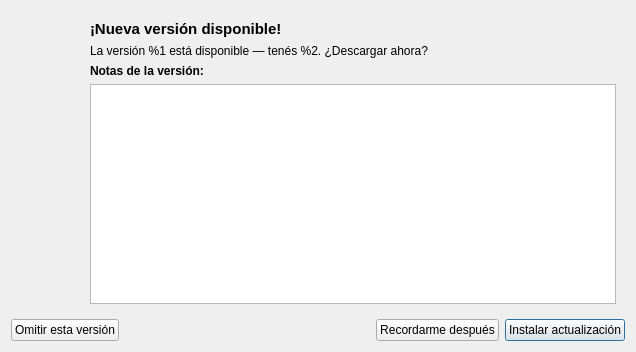
<?xml version="1.0" encoding="UTF-8"?>
<ui version="4.0">
 <class>UpdateAvailableDialog</class>
 <widget class="QDialog" name="UpdateAvailableDialog">
  <property name="geometry">
   <rect>
    <x>0</x>
    <y>0</y>
    <width>636</width>
    <height>352</height>
   </rect>
  </property>
  <property name="windowTitle">
   <string>Actualización disponible</string>
  </property>
  <layout class="QVBoxLayout" name="verticalLayout_3">
   <item>
    <layout class="QHBoxLayout" name="horizontalLayout" stretch="0,1">
     <item>
      <layout class="QVBoxLayout" name="leftsideLayout">
       <item>
        <widget class="QLabel" name="icon">
         <property name="minimumSize">
          <size>
           <width>64</width>
           <height>64</height>
          </size>
         </property>
         <property name="text">
          <string/>
         </property>
        </widget>
       </item>
       <item>
        <spacer name="verticalSpacer">
         <property name="orientation">
          <enum>Qt::Vertical</enum>
         </property>
         <property name="sizeHint" stdset="0">
          <size>
           <width>20</width>
           <height>40</height>
          </size>
         </property>
        </spacer>
       </item>
      </layout>
     </item>
     <item>
      <layout class="QVBoxLayout" name="mainLayout">
       <property name="leftMargin">
        <number>9</number>
       </property>
       <property name="topMargin">
        <number>9</number>
       </property>
       <property name="rightMargin">
        <number>9</number>
       </property>
       <property name="bottomMargin">
        <number>9</number>
       </property>
       <item>
        <widget class="QLabel" name="headerLabel">
         <property name="font">
          <font>
           <pointsize>11</pointsize>
           <weight>75</weight>
           <bold>true</bold>
          </font>
         </property>
         <property name="text">
          <string>¡Nueva versión disponible!</string>
         </property>
        </widget>
       </item>
       <item>
        <widget class="QLabel" name="versionAvailableLabel">
         <property name="text">
          <string>La versión %1 está disponible — tenés %2. ¿Descargar ahora?</string>
         </property>
        </widget>
       </item>
       <item>
        <widget class="QLabel" name="releaseNotesLabel">
         <property name="font">
          <font>
           <weight>75</weight>
           <bold>true</bold>
          </font>
         </property>
         <property name="text">
          <string>Notas de la versión:</string>
         </property>
        </widget>
       </item>
       <item>
        <widget class="QTextBrowser" name="releaseNotes"/>
       </item>
      </layout>
     </item>
    </layout>
   </item>
   <item>
    <layout class="QHBoxLayout" name="horizontalLayout_2">
     <item>
      <widget class="QPushButton" name="skipButton">
       <property name="text">
        <string>Omitir esta versión</string>
       </property>
      </widget>
     </item>
     <item>
      <spacer name="horizontalSpacer">
       <property name="orientation">
        <enum>Qt::Horizontal</enum>
       </property>
       <property name="sizeHint" stdset="0">
        <size>
         <width>40</width>
         <height>20</height>
        </size>
       </property>
      </spacer>
     </item>
     <item>
      <widget class="QPushButton" name="delayButton">
       <property name="text">
        <string>Recordarme después</string>
       </property>
       <property name="checkable">
        <bool>false</bool>
       </property>
       <property name="checked">
        <bool>false</bool>
       </property>
      </widget>
     </item>
     <item>
      <widget class="QPushButton" name="installButton">
       <property name="text">
        <string>Instalar actualización</string>
       </property>
       <property name="default">
        <bool>true</bool>
       </property>
      </widget>
     </item>
    </layout>
   </item>
  </layout>
 </widget>
 <resources/>
 <connections/>
</ui>
